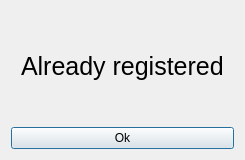
<?xml version="1.0" encoding="UTF-8"?>
<ui version="4.0">
 <class>Dialog3</class>
 <widget class="QDialog" name="Dialog3">
  <property name="geometry">
   <rect>
    <x>0</x>
    <y>0</y>
    <width>245</width>
    <height>160</height>
   </rect>
  </property>
  <property name="windowTitle">
   <string>Dialog</string>
  </property>
  <layout class="QGridLayout" name="gridLayout">
   <item row="0" column="0" alignment="Qt::AlignHCenter">
    <widget class="QLabel" name="label">
     <property name="font">
      <font>
       <pointsize>19</pointsize>
      </font>
     </property>
     <property name="text">
      <string>Already registered</string>
     </property>
    </widget>
   </item>
   <item row="1" column="0">
    <widget class="QPushButton" name="pushButton">
     <property name="text">
      <string>Ok</string>
     </property>
    </widget>
   </item>
  </layout>
 </widget>
 <resources/>
 <connections/>
</ui>
